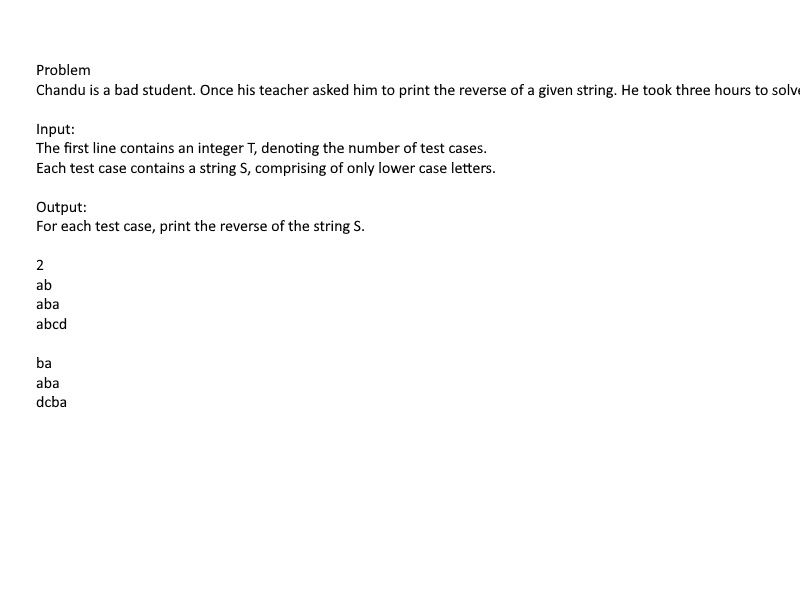
#> input picture ImageToText/Problem1.jpg, 800 x 600 px
$ python imageToTextParser.py Attention.jpg Problem1.jpg
#> lines starting #> are read from the running program, lines starting #| are printed output that depends on the picture; after the words box and inside, x2 and y2 are one past the last pixel; in counts of white or black regions, pixels touching at a corner belong together
"""
    Instructions:
    pip install numpy
    pip install opencv-python
    pip install pytesseract (linux 3 apt-get install commands)
    on windows install an executable

    Here is the link to their github:
    https://github.com/UB-Mannheim/tesseract/wiki

    Class to quickly process a photo with text and transform it
    into a text file in order for us to read input / output
"""

import cv2
import sys
import pytesseract
import numpy as np

def read_image(image_path):
#> called with image_path = 'Problem1.jpg'
    image = cv2.imread(image_path)
#> image is the input picture: shape (600, 800, 3); min 0, max 255, mean 251.5
    print("reading the image", image_path)
    return image

def gray_scale_image(image):
    gray_image = cv2.cvtColor(image, cv2.COLOR_BGR2GRAY)
    gray_image = cv2.GaussianBlur(gray_image, (3,3), 0)
    return gray_image

def threshold_image(image, mode):
#> called with mode = 'Attention.jpg'
    if mode == "binary":
        (t, t_image) = cv2.threshold(image, 135, 255, cv2.THRESH_BINARY_INV | cv2.THRESH_OTSU)
    else:
        (t, t_image) = cv2.threshold(image, 50, 255, cv2.THRESH_BINARY_INV)
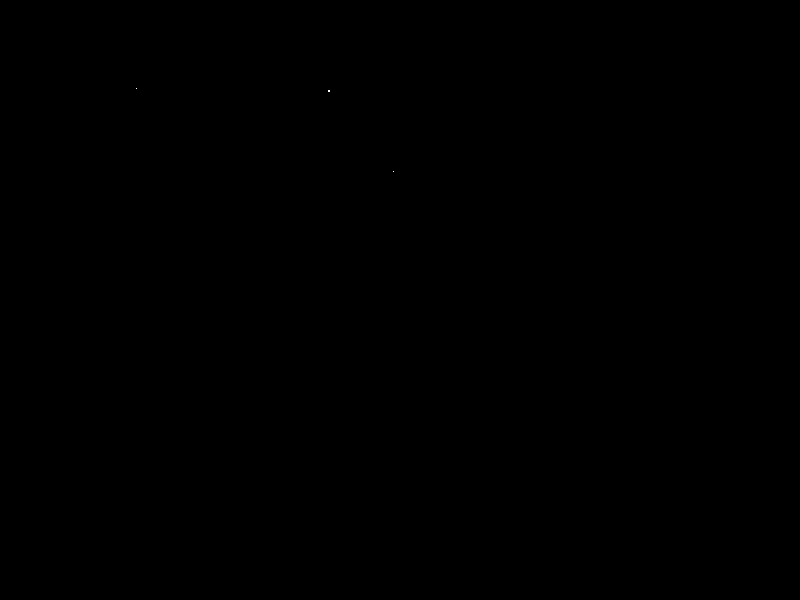
#> t_image: shape (600, 800); 0% white in thin lines or dots, all inside (x1, y1, x2, y2) = (136, 88, 394, 172)
    return t_image

def morph_opening(image, mode):
    if mode == "binary":
        return image

    kernel = cv2.getStructuringElement(cv2.MORPH_RECT, (3, 3))
    o_image = cv2.morphologyEx(image, cv2.MORPH_OPEN, kernel, iterations=1)
    return o_image

def process_image(image):
    # https://tesseract-ocr.github.io/tessdoc/ImproveQuality#page-segmentation-method
    configuration = "--psm 6"
    contents = pytesseract.image_to_string(image, lang='eng', config=configuration)
    return contents

def find_contours(image, mode):
#> called with mode = 'Attention.jpg'
    if mode == "binary":
        return image

    new_image = np.copy(image)
    contours, hierarchy = cv2.findContours(new_image, cv2.RETR_TREE, cv2.CHAIN_APPROX_NONE)
#> contours = 3 contours, all with area under 20
    print("found the following number of contours", len(contours))
#| found the following number of contours 3

    contoured_image = cv2.drawContours(new_image, contours, -1, (0, 255, 0), 3)
#> contoured_image: shape (600, 800); every value is 0
    return contoured_image

def main():
    # User will input the image path
    if len(sys.argv) < 3:
        print("Please enter an image path and mode of operation")
        return

    # read the image into an array of pixels
    mode = sys.argv[1]
    image_path = sys.argv[2]
    image = read_image(image_path)

    pytesseract.pytesseract.tesseract_cmd = r'D:\\Program Files (x86)\\Tesseract\\tesseract.exe'

    # preprocess the image
    if mode == "binary":
        print("image is already in binary colors")
    else:
        print("image is in rgb colors")

    gray_image = gray_scale_image(image)
    # (unique, counts) = np.unique(gray_image, return_counts=True)
    # frequencies = np.asarray((unique, counts)).T
    # print(frequencies)

    t_image = threshold_image(gray_image, mode)
    c_image = find_contours(t_image, mode)
    o_image = morph_opening(c_image, mode)

    # display the images
    cv2.imshow('Original Image', image)
    cv2.imshow('Gray Image', gray_image)
    cv2.imshow('Binary Image', t_image)
    cv2.imshow('Contoured Image', c_image)
    cv2.imshow('Opened Image', o_image)

    cv2.waitKey(0)
    cv2.destroyAllWindows()

    #transform the image into text
    imageContents = (process_image(o_image)[:-1]).strip()
    print("Output Text - ", imageContents)

if __name__ == "__main__":
#> (the run stopped early here; a loop or call above may not have finished)
